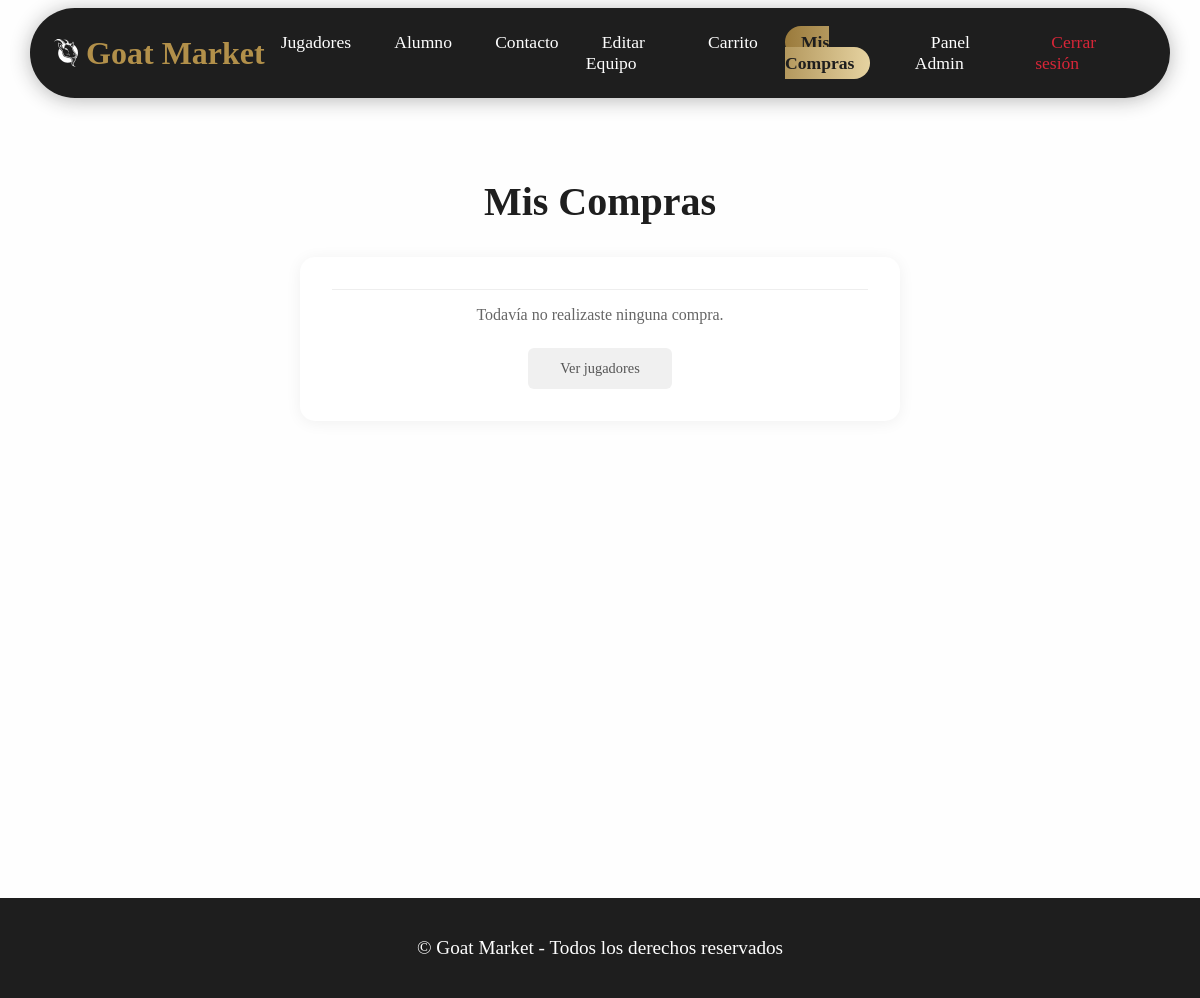
/?sec=mis-compras (signed in), run on an earlier commit of the app's database.
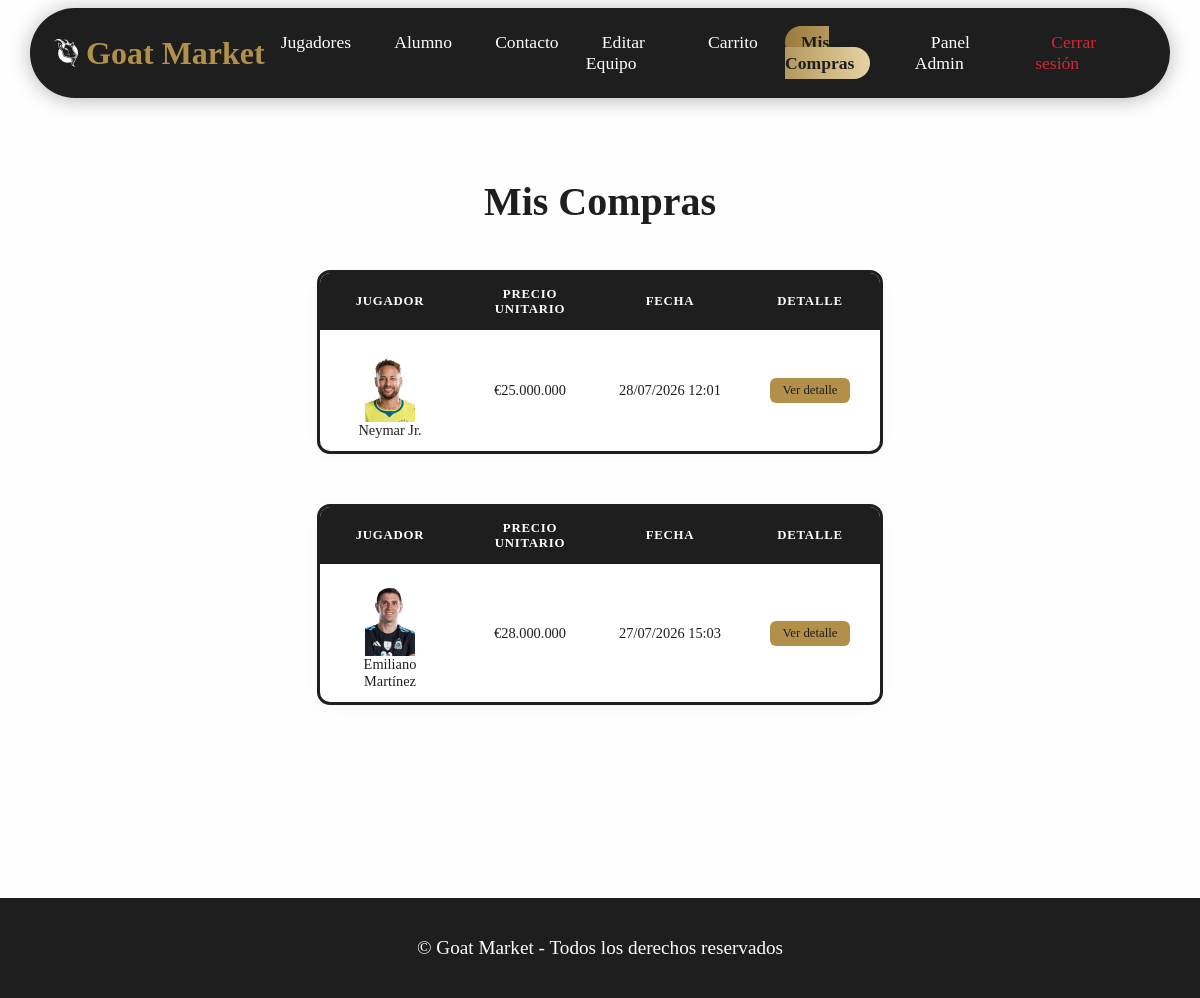
And on a later commit of the database.
### tables this page shows
CREATE TABLE `compras` (
  `id` int(10) unsigned NOT NULL AUTO_INCREMENT,
  `usuario_id` int(10) unsigned NOT NULL,
  `total` bigint(20) unsigned NOT NULL,
  `fecha` datetime NOT NULL DEFAULT current_timestamp(),
  PRIMARY KEY (`id`),
  KEY `usuario_id` (`usuario_id`),
  CONSTRAINT `compras_ibfk_1` FOREIGN KEY (`usuario_id`) REFERENCES `usuarios` (`id`) ON DELETE CASCADE
);

CREATE TABLE `detalle_compra` (
  `id` int(10) unsigned NOT NULL AUTO_INCREMENT,
  `compra_id` int(10) unsigned NOT NULL,
  `jugador_id` int(10) unsigned NOT NULL,
  `precio_unitario` smallint(5) unsigned NOT NULL,
  PRIMARY KEY (`id`),
  KEY `compra_id` (`compra_id`),
  KEY `jugador_id` (`jugador_id`),
  CONSTRAINT `detalle_compra_ibfk_1` FOREIGN KEY (`compra_id`) REFERENCES `compras` (`id`) ON DELETE CASCADE,
  CONSTRAINT `detalle_compra_ibfk_2` FOREIGN KEY (`jugador_id`) REFERENCES `jugadores` (`id`) ON DELETE CASCADE
);

CREATE TABLE `jugadores` (
  `id` int(10) unsigned NOT NULL AUTO_INCREMENT,
  `nombre_apellido` varchar(50) NOT NULL,
  `fecha_nacimiento` date NOT NULL,
  `descripcion` text DEFAULT NULL,
  `precio` smallint(5) unsigned NOT NULL,
  `imagen` varchar(50) DEFAULT NULL,
  `pais_id` int(11) DEFAULT NULL,
  PRIMARY KEY (`id`),
  KEY `pais_id` (`pais_id`),
  CONSTRAINT `pais_id` FOREIGN KEY (`pais_id`) REFERENCES `paises` (`id`) ON UPDATE CASCADE
);

### clases/Secciones.php (called while the page is built, shortened)
<?php
class Secciones {
    private $vinculo;
    private $titulo;
    private $inMenu;
    public function getVinculo():string
    {
        return $this -> vinculo;
    }
    public function getTitulo():string
    {
        return $this -> titulo;
    }
    public function getInMenu():bool
    {
        return $this -> inMenu;
    }
    private static function buscarDatos(string $ruta): ?array
    {
        $JSON = @file_get_contents($ruta);
        $JSONData = json_decode($JSON);
        return $JSONData;
    }
    public static function secciones_del_sitio():array
    {
        $secciones = [];
        $JSONData = self::buscarDatos('recursos/secciones.json');
        foreach ($JSONData as $value){
            $sec = new self();
            $sec -> vinculo = $value -> vinculo;
            $sec -> titulo = $value -> titulo;
            $sec -> inMenu = $value -> inMenu;
            $sec -> ser_administrador = isset($value -> ser_administrador) ? $value -> ser_administrador : false;
            $secciones[] = $sec;
        }
        return $secciones;
    }
}
?>

### clases/Compra.php (called while the page is built, shortened)
<?php
class Compra
{
  private $fecha;
  public function getFecha() { return $this->fecha; }
  public static function getPorUsuario(int $usuario_id): array
  {
    $conexion = Conexion::getConexion();
    $query = "SELECT * FROM compras WHERE usuario_id = :usuario_id ORDER BY fecha DESC";
    $stmt = $conexion->prepare($query);
    $stmt->setFetchMode(PDO::FETCH_CLASS, self::class);
    $stmt->execute(['usuario_id' => $usuario_id]);
    return $stmt->fetchAll();
  }
  public static function getDetalles(int $compra_id): array
  {
    $conexion = Conexion::getConexion();
    $query = "SELECT dc.*, j.nombre_apellido, j.imagen
              FROM detalle_compra dc
              JOIN jugadores j ON dc.jugador_id = j.id
              WHERE dc.compra_id = :compra_id";
    $stmt = $conexion->prepare($query);
    $stmt->execute(['compra_id' => $compra_id]);
    return $stmt->fetchAll(PDO::FETCH_ASSOC);
  }
}

### vistas/mis-compras.php (the view, shortened to what the changed rows need)
<?php
require_once __DIR__ . "/../clases/Compra.php";
$compras = Compra::getPorUsuario($_SESSION['usuario_id']);
?>
<h2>Mis Compras</h2>
<?php if (empty($compras)): ?>
  <div class="borrar-card">
    <div class="detalles">
      <p class="confirm-text">Todavía no realizaste ninguna compra.</p>
    </div>
    <div class="acciones">
      <a class="btn-cancelar" href="?sec=inicio">Ver jugadores</a>
    </div>
  </div>
<?php else: ?>
  <?php foreach ($compras as $compra): ?>
    <?php $detalles = Compra::getDetalles($compra->getId()); ?>
    <div class="compra-card">
      <table class="tabla">
        <thead>
          <tr>
            <th>Jugador</th>
            <th>Precio unitario</th>
            <th>Fecha</th>
            <th>Detalle</th>
          </tr>
        </thead>
        <tbody>
          <?php foreach ($detalles as $d): ?>
            <tr>
              <td>
                <?php if ($d['imagen']): ?>
                  <figure>
                    <img src="assets/img/<?= rawurlencode($d['imagen']) ?>" alt="<?= htmlspecialchars($d['nombre_apellido']) ?>" width="50">
                  </figure>
                <?php endif; ?>
                <?= htmlspecialchars($d['nombre_apellido']) ?>
              </td>
              <td>€<?= number_format($d['precio_unitario'] * 1000000, 0, ',', '.') ?></td>
              <td><?= date('d/m/Y H:i', strtotime($compra->getFecha())) ?></td>
              <td><a href="?sec=detalle&id=<?= $d['jugador_id'] ?>">Ver detalle</a></td>
            </tr>
          <?php endforeach; ?>
        </tbody>
      </table>
    </div>
  <?php endforeach; ?>
<?php endif; ?>

### layout/header.php (shortened to what the changed rows need)
<header>
    <nav>
        <h1>
            <img src="favicon.svg" alt="GOAT Market" class="header-logo">
            <a href="?sec=inicio">Goat Market</a>
        </h1>
        <div class="nav-menu">
            <ul>
                <?php
                    foreach($secciones as $value){
                        if($value -> getInMenu()){
                            $activo = $value -> getVinculo() === $seccion_solicitada ? 'active' : '';
                            ?>
                                <li>
                                    <a href="?sec=<?= $value -> getVinculo(); ?>" class="<?= $activo; ?>"><?= $value -> getTitulo(); ?></a>
                                </li>
                            <?php
                        }
                    }
                ?>
            </ul>
        </div>
    </nav>
</header>

What changed in the data, as far as the page shows it:
added detalle_compra: jugador.imagen (picture), jugador.nombre_apellido "Neymar Jr.", $d['precio_unitario']*1000000 "25.000.000", compra.fecha "28/07/2026 12:01"
added detalle_compra: jugador.imagen (picture), jugador.nombre_apellido "Emiliano Martínez", $d['precio_unitario']*1000000 "28.000.000", compra.fecha "27/07/2026 15:03"
Also different on the page:
text no longer shown: "Todavía no realizaste ninguna compra. Ver jugadores"
